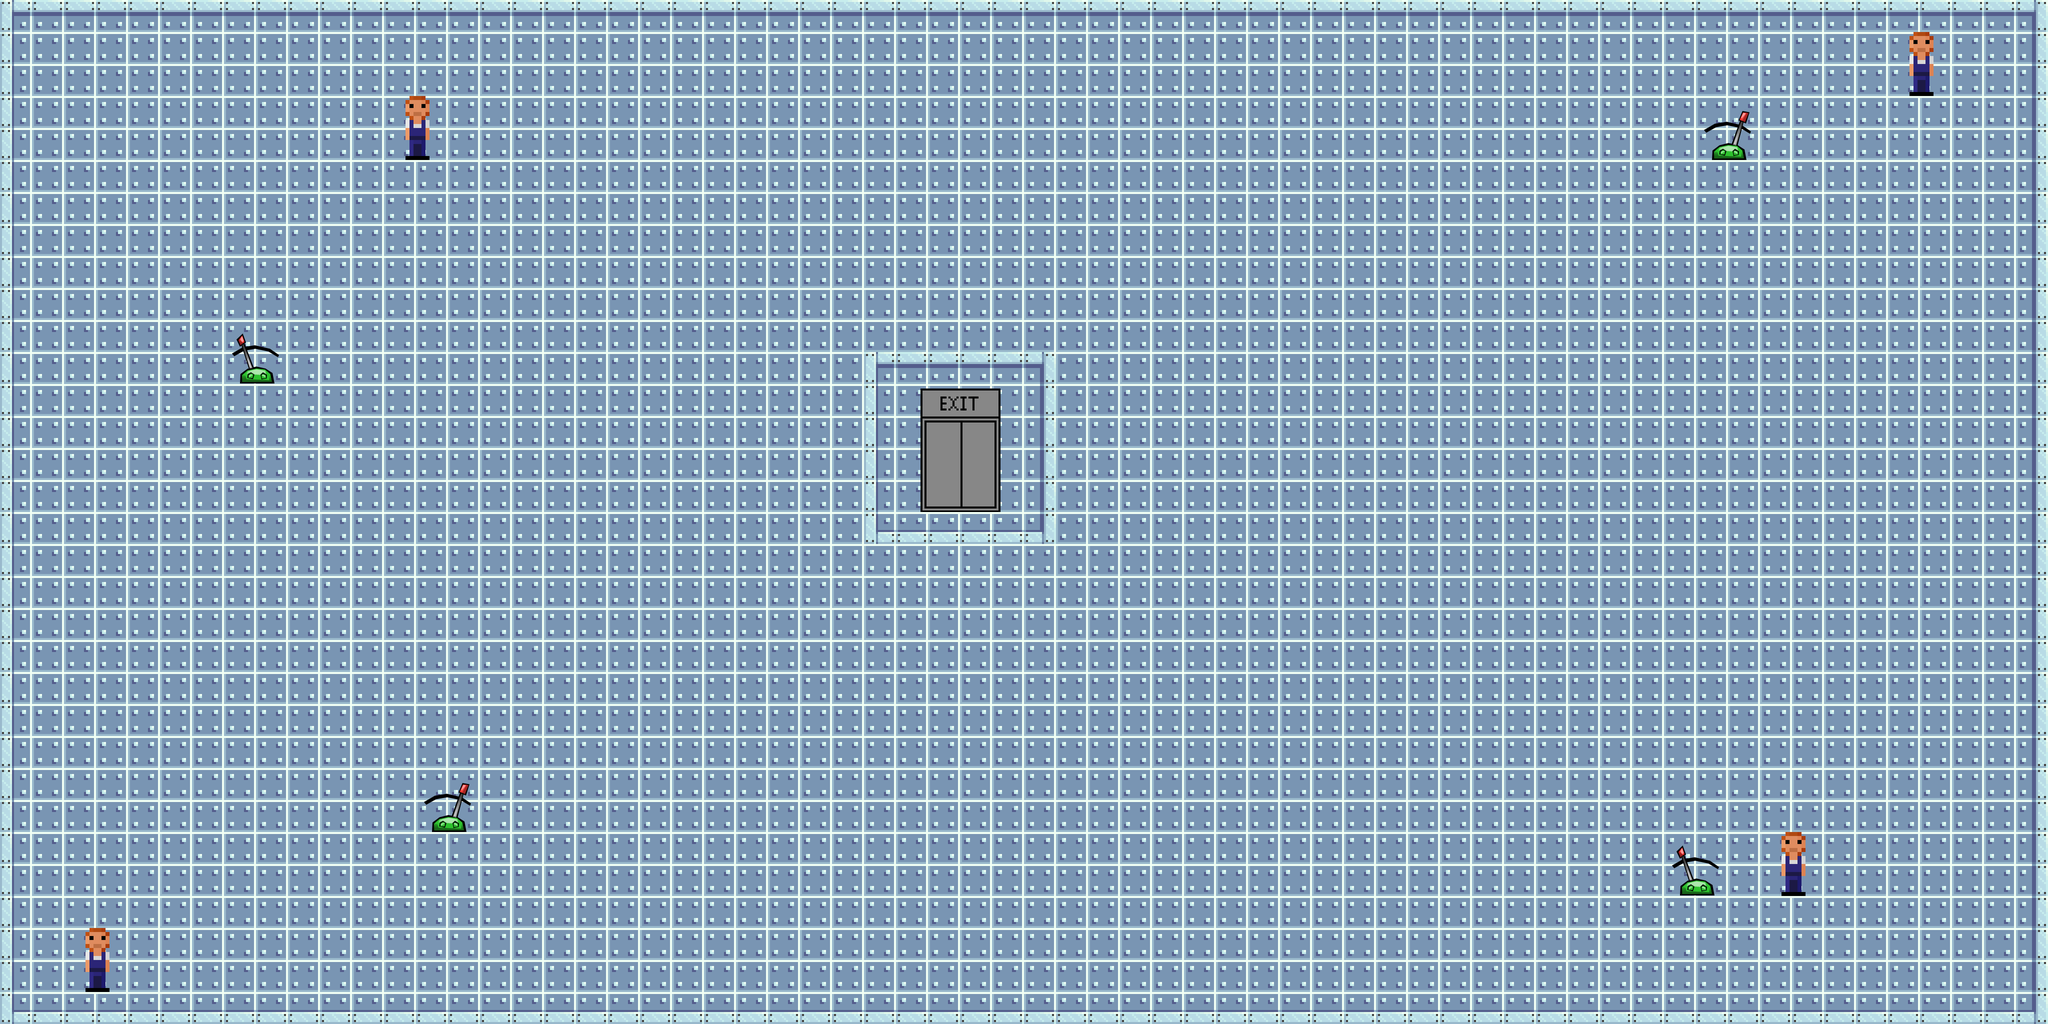

Below is a game level as drawn by its tile map, then a one-line description and the .tmx that defines it (tile-layer data replaced by summaries):
An orthogonal 64x32 tile map with 64x64 px tiles, 4 tile layers (Tile Layer 1, Player Layer, Interactable Layer, Door Layer), 2 tilesets.

<map version="1.2" tiledversion="1.3.4" orientation="orthogonal" renderorder="right-down" width="64" height="32" tilewidth="64" tileheight="64" infinite="0" nextlayerid="5" nextobjectid="1">
 <editorsettings>
  <export target="Test.csv" format="csv" />
 </editorsettings>
 <tileset firstgid="1" source="spritesheet 2.tsx" />
 <tileset firstgid="41" source="tileset.tsx" />
 <layer id="1" name="Tile Layer 1" width="64" height="32">
  <data>[2048 cells, 2048 non-empty, 9 distinct tile ids]</data>
 </layer>
 <layer id="3" name="Player Layer" width="64" height="32">
  <data>[2048 cells, 4 non-empty, 1 distinct tile ids]</data>
 </layer>
 <layer id="4" name="Interactable Layer" width="64" height="32">
  <data>[2048 cells, 4 non-empty, 2 distinct tile ids]</data>
 </layer>
 <layer id="2" name="Door Layer" width="64" height="32">
  <data>[2048 cells, 4 non-empty, 4 distinct tile ids]</data>
 </layer>
</map>